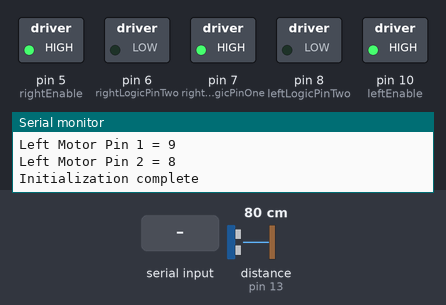
Bench run of a sketch on a simulated Arduino Uno, built with avr-gcc and run on an emulated ATmega328P. Shown: switched loads named in the sketch (green lamp = pin HIGH), the last lines printed to the serial monitor. Wiring (inferred from the names in the program): ultrasonic range finder: trigger pin 12; echo pin 13. The test bench sets the inputs (shaded band); at power-on: distance to the obstacle (sensor on pin 13) 80 cm. The echo pulse lasts 58.3 µs per cm; pins used as bus, display or sensor lines are not drawn.

Above: at 1.4 s.
1.5 s: "b" received over Serial
At 2.2 s:
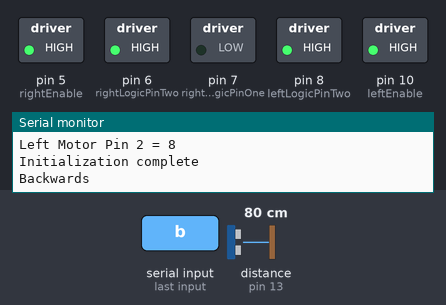
3.0 s: "l" received over Serial
At 3.6 s:
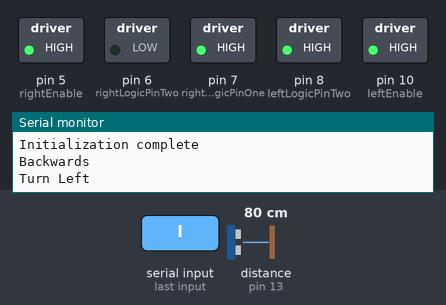
4.5 s: "r" received over Serial
At 5.7 s:
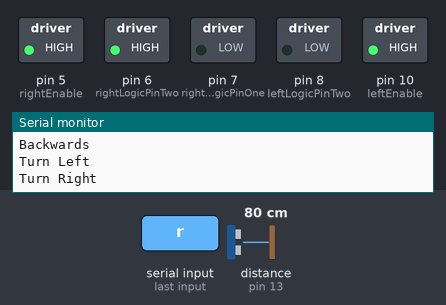
6.0 s: "s" received over Serial
At 7.2 s:
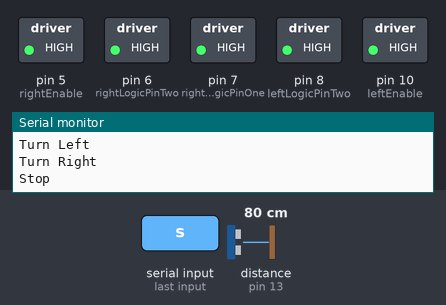
7.5 s: "0" received over Serial
At 8.1 s:
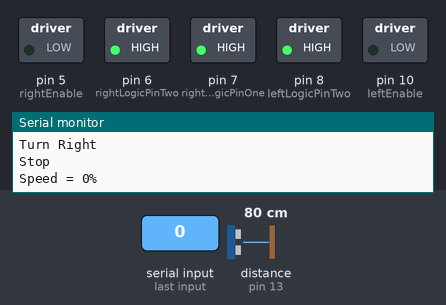
9.0 s: "f" received over Serial
At 10.2 s:
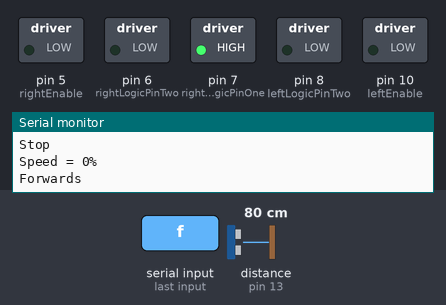
Timing chart, 0 to 11.5 s (numbered marks = the images above; inputs shaded):
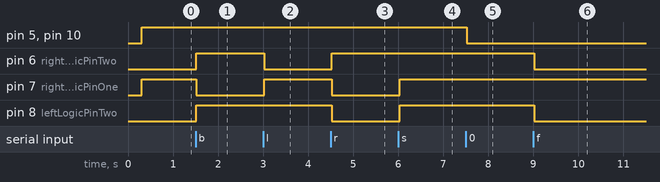

The sketch:

compliance_testing.ino
```cpp
// =======================================================
// ENGG1000 - Computing Technical Stream
//
// Motor Controller and Ultrasonic Sensor
//
// Written by Ye Wo z5215628
//
// Some code copied from course notes
// =======================================================

// -------------------------------------------------------
// Global Variables
// -------------------------------------------------------

// IMPORTANT: left is defined as the left hand side of the
// robot in bird's-eye view with the ultrasonic sensor
// facing upwards

int leftEnable = 10;
int leftLogicPinOne = 9;
int leftLogicPinTwo = 8;

int rightEnable = 5;
int rightLogicPinOne = 7;
int rightLogicPinTwo = 6;

// Define ultrasonic sensor pins
int sensorTrigPin = 12;
int sensorEchoPin = 13;

// Set initial command, speed and direction
char command = 0;
int pwmDutyCycle = 255;
char currentDirection = 'f';

// -------------------------------------------------------
// The setup function runs once, when the sketch starts
// -------------------------------------------------------
void setup(){
  // Initialize the serial communications
  // Requires Arduino software interface
  Serial.begin(9600);

  // Set up the pins for the ultrasonic sensor
  setupSensorPins();

  // Set up the pins for the motors
  setupMotorPins();
}

// -------------------------------------------------------
// The loop function runs over and over again
// -------------------------------------------------------
void loop(){
  setMotorSpeed(pwmDutyCycle);
  setMotorDirection(currentDirection);

  // Wait for a command from the keyboard
  command = receiveCommand();

  // Update the direction and speed of the robot
  currentDirection = updateDirection(command, currentDirection);
  pwmDutyCycle = updateSpeed(command, pwmDutyCycle);

  // Check for any obstacles in front
  // If there is, turn left until there is no longer
  // an obstacle in front of it
  checkObstacle(currentDirection);

  // Small delay for a character to arrive
  // Requires Arduino software interface
  delay(10);
}

// -------------------------------------------------------
// The checkObstacle function checks to see if there is
// any obstacle in front of the robot
//
// If there is an obstacle, the robot will turn left until
// there is no longer an obstacle in front of it
// -------------------------------------------------------
void checkObstacle(char currentDirection) {
  // Check if
  //
  // 1) there is any obstacle in front of the robot
  // that is within 20 centimeters to the ultrasonic
  // sensor
  //
  // 2) the robot is currently moving forward
  if (getDistance() <= 20 && currentDirection == 'f') {
    // Turn left for 10000 milliseconds
    turnLeft();

    // Requires Arduino software interface
    delay(10000);
  }
}

// -------------------------------------------------------
// The executeCommand subroutine executes any valid
// commands entered
// -------------------------------------------------------
void setMotorDirection(char currentDirection) {
  // Check which direction is entered in the serial buffer
  if (currentDirection == 'f') {
    travelForward();
  }
  else if (currentDirection == 'b') {
    travelBackward();
  }
  else if (currentDirection == 'l') {
    turnLeft();
  }
  else if (currentDirection == 'r') {
    turnRight();
  }
  else if (currentDirection == 's') {
    brake();
  }
}

// -------------------------------------------------------
// The receiveCommand function returns the oldest byte
// in the serial buffer if there is any
// -------------------------------------------------------
char receiveCommand(){
  char incomingByte = 0;

  // See if there's incoming serial data:
  // Requires Arduino software interface
  if (Serial.available() > 0) {

    // Read the oldest byte in the serial buffer
    // Requires Arduino software interface
    incomingByte = Serial.read();
  }

  return incomingByte;
}

// -------------------------------------------------------
// The updateDirection function updates the travel
// direction of the robot
// -------------------------------------------------------
char updateDirection(char command, char currentDirection){
  // Is this a direction; 'f' 'b' 'l' 'r' 's'
  // Requires Arduino software interface
  if (command == 'f') {
    Serial.println("Forwards");
    currentDirection = 'f';
  }
  else if (command == 'b') {
    Serial.println("Backwards");
    currentDirection = 'b';
  }
  else if (command == 'l') {
    Serial.println("Turn Left");
    currentDirection = 'l';
  }
  else if (command == 'r') {
    Serial.println("Turn Right");
    currentDirection = 'r';
  }
  else if (command == 's') {
    Serial.println("Stop");
    currentDirection = 's';
  }

  return currentDirection;
}

// -------------------------------------------------------
// The updateSpeed function updates the speed of the
// robot
// -------------------------------------------------------
int updateSpeed(char command, int pwmDutyCycle){

  // Is this a motor speed 0 - 4
  // Requires Arduino software interface
  if (command == '0') {
    Serial.println("Speed = 0%");
    pwmDutyCycle = 0;
  }
  else if (command == '1') {
    Serial.println("Speed = 25%");
    pwmDutyCycle = 64;
  }
  else if (command == '2') {
    Serial.println("Speed = 50%");
    pwmDutyCycle = 128;
  }
  else if (command == '3') {
    Serial.println("Speed = 75%");
    pwmDutyCycle = 192;
  }
  else if (command == '4') {
    Serial.println("Speed = 100%");
    pwmDutyCycle = 255;
  }

  return pwmDutyCycle;
}

// -------------------------------------------------------
// The setMotorSpeed subroutine sets the speed of the
// left and right motors
// -------------------------------------------------------
void setMotorSpeed(int pwmDutyCycle) {
  analogWrite(leftEnable, pwmDutyCycle);
  analogWrite(rightEnable, pwmDutyCycle);
}

// -------------------------------------------------------
// The setupSensorPins subroutine sets up the pins for the
// ultrasonic sensor
//
// Requires Arduino software interface
// -------------------------------------------------------
void setupSensorPins() {
  // Initialize the serial communications
  Serial.begin(9600);

  // Print the program details
  Serial.println("-------------------------------------");
  Serial.println("Program: HC-SR04");
  Serial.println("Initializing ...");

  // Set up the pins
  pinMode(sensorTrigPin, OUTPUT);
  digitalWrite(sensorTrigPin, LOW);
  pinMode(sensorEchoPin, INPUT);

  // Print the pin configuration for wiring
  Serial.print("sensor Trig Pin = ");
  Serial.println(sensorTrigPin);
  Serial.print("sensor Echo Pin = ");
  Serial.println(sensorEchoPin);

  // Initialization completed successfully
  Serial.println("Initialization complete");
}

// -------------------------------------------------------
// The sendTriggerPulse subroutine sends a trigger pulse
// using the ultrasonic sensor
//
// Requires Arduino software interface
// -------------------------------------------------------
void sendTriggerPulse(int sensorTrigPin) {
  // Send the 10 usec trigger pulse
  digitalWrite(sensorTrigPin, HIGH);
  delayMicroseconds(10);
  digitalWrite(sensorTrigPin, LOW);
}

// -------------------------------------------------------
// The waitEchoPinHigh subroutine waits for the echo pin
// to go high
//
// Requires Arduino software interface
// -------------------------------------------------------
void waitEchoPinHigh(unsigned long clockMax, int sensorEchoPin) {
  // Wait for the echo pin to go high
  while ((micros() < clockMax) && (digitalRead(sensorEchoPin) == LOW));
}

// -------------------------------------------------------
// The waitEchoPinLow subroutine waits for the echo pin to
// go low
//
// Requires Arduino software interface
// -------------------------------------------------------
void waitEchoPinLow(unsigned long clockMax, int sensorEchoPin) {
  // Read the sensor delay time by waiting for the echo pin to go low
  while ((micros() < clockMax) && (digitalRead(sensorEchoPin) == HIGH));
}

// -------------------------------------------------------
// The calculateDistance function calculates and
// returns the distance between the ultrasonic sensor and
// any solid object in front using maths
//
// Requires Arduino software interface
// -------------------------------------------------------
float calculateDistance(unsigned long clockStart) {
  return float(micros() - clockStart) / 58.0;
}

// -------------------------------------------------------
// The getDistance function returns the distance between
// the ultrasonic sensor  and any solid object in front
// -------------------------------------------------------
float getDistance() {
  // Local variables
  unsigned long clockStart;
  unsigned long clockMax;
  unsigned long timeMax = 60000;
  float distance;

  // Send a trigger pulse
  sendTriggerPulse(sensorTrigPin);

  // Once triggered it take about 500 usec for the echo pin to go high
  // Set the max wait time
  // Requires Arduino software interface
  clockMax = micros() + 1000;

  // Wait for the echo pin to go high
  waitEchoPinHigh(clockMax, sensorEchoPin);

  // Initialise the echo timer
  clockStart = micros();
  clockMax = clockStart + timeMax;

  // Wait for the echo pin to go low
  waitEchoPinLow(clockMax, sensorEchoPin);

  // Calculate the distance in centimeters and return it
  return calculateDistance(clockStart);
}

// -------------------------------------------------------
// The setupRightMotorPins subroutine sets up the motors
// on the right side of the robot
//
// Requires Arduino software interface
// -------------------------------------------------------
void setupRightMotorPins() {
  // Set up the right motor pins
  pinMode(rightEnable, OUTPUT);
  pinMode(rightLogicPinOne, OUTPUT);
  pinMode(rightLogicPinTwo, OUTPUT);

  // Print the right motor pins for wiring purposes
  Serial.print("Right Motor Pin 1 = ");
  Serial.println(rightLogicPinOne);

  Serial.print("Right Motor Pin 2 = ");
  Serial.println(rightLogicPinTwo);
}

// -------------------------------------------------------
// The setupLeftMotorPins subroutine sets up the motors
// on the left side of the robot
//
// Requires Arduino software interface
// -------------------------------------------------------
void setupLeftMotorPins() {
  // Set up the left motor pins
  pinMode(leftEnable, OUTPUT);
  pinMode(leftLogicPinOne, OUTPUT);
  pinMode(leftLogicPinTwo, OUTPUT);

  // Print the left motor pins for wiring purposes
  Serial.print("Left Motor Pin 1 = ");
  Serial.println(leftLogicPinOne);

  Serial.print("Left Motor Pin 2 = ");
  Serial.println(leftLogicPinTwo);
}

// -------------------------------------------------------
// The setupMotorPins subroutine sets up the motors on
// both sides of the robot
// -------------------------------------------------------
void setupMotorPins() {
  // Print the program details
  // Requires Arduino software interface
  Serial.println("-------------------------------------");
  Serial.println("Program: Motor Controller Interface");
  Serial.println("Initializing ...");

  // Configuration the motor pins
  setupRightMotorPins();
  setupLeftMotorPins();

  // Initialization completed successfully
  // Requires Arduino software interface
  Serial.println("Initialization complete");
}

// PinOne | PinTwo | Motor
//  0     | 0      | Coast
//  5v    | 0      | Forward
//  0     | 5v     | Reverse
//  5v    | 5v     | Brake

// -------------------------------------------------------
// The leftSideForward subroutine drives the motors on the
// left side of the robot forwards
// -------------------------------------------------------
void leftSideForward() {
  digitalWrite(leftLogicPinOne, HIGH);
  digitalWrite(leftLogicPinTwo, LOW);
}

// -------------------------------------------------------
// The rightSideForward subroutine drives the motors on
// the right side of the robot forwards
// -------------------------------------------------------
void rightSideForward() {
  digitalWrite(rightLogicPinOne, HIGH);
  digitalWrite(rightLogicPinTwo, LOW);
}

// -------------------------------------------------------
// The leftSideBackward subroutine drives the motors on
// the left side of the robot backwards
// -------------------------------------------------------
void leftSideBackward(){
  digitalWrite(leftLogicPinOne, LOW);
  digitalWrite(leftLogicPinTwo, HIGH);
}

// -------------------------------------------------------
// The rightSideBackward subroutine drives the motors on
// the right side of the robot backwards
// -------------------------------------------------------
void rightSideBackward() {
  digitalWrite(rightLogicPinOne, LOW);
  digitalWrite(rightLogicPinTwo, HIGH);
}

// -------------------------------------------------------
// The rightSideBrake subroutine applies brake to the
// motors on the right side of the robot
// -------------------------------------------------------
void rightSideBrake() {
  digitalWrite(rightLogicPinOne, HIGH);
  digitalWrite(rightLogicPinTwo, HIGH);
}

// -------------------------------------------------------
// The leftSideBrake subroutine applies brake to the
// motors on the left side of the robot
// -------------------------------------------------------
void leftSideBrake() {
  digitalWrite(leftLogicPinOne, HIGH);
  digitalWrite(leftLogicPinTwo, HIGH);
}

// -------------------------------------------------------
// The travelForward subroutine makes the robot go
// forwards
// -------------------------------------------------------
void travelForward() {
  leftSideForward();
  rightSideForward();
}

// -------------------------------------------------------
// The travelBackward subroutine makes the robot go
// backwards
// -------------------------------------------------------
void travelBackward() {
  leftSideBackward();
  rightSideBackward();
}

// -------------------------------------------------------
// The turnLeft subroutine makes the robot turn left
// -------------------------------------------------------
void turnLeft() {
  leftSideBackward();
  rightSideForward();
}

// -------------------------------------------------------
// The turnRight subroutine makes the robot turn right
// -------------------------------------------------------
void turnRight() {
  rightSideBackward();
  leftSideForward();
}

// -------------------------------------------------------
// The brake subroutine stops the robot
// -------------------------------------------------------
void brake() {
  leftSideBrake();
  rightSideBrake();
}
```

Measured:
- after the input at 1.5 s, pin 6 (rightLogicPinTwo), pin 8 (leftLogicPinTwo): LOW → HIGH at once; pin 7 (rightLogicPinOne): HIGH → LOW at once
- after the input at 3.0 s, pin 6 (rightLogicPinTwo): HIGH → LOW at once; pin 7 (rightLogicPinOne): LOW → HIGH at once
- after the input at 4.5 s, pin 6 (rightLogicPinTwo): LOW → HIGH at once; pin 7 (rightLogicPinOne), pin 8 (leftLogicPinTwo): HIGH → LOW at once
- after the input at 6.0 s, pin 7 (rightLogicPinOne), pin 8 (leftLogicPinTwo): LOW → HIGH at once
- after the input at 7.5 s, pin 5 (rightEnable), pin 10 (leftEnable): HIGH → LOW at once
- after the input at 9.0 s, pin 6 (rightLogicPinTwo), pin 8 (leftLogicPinTwo): HIGH → LOW at once
